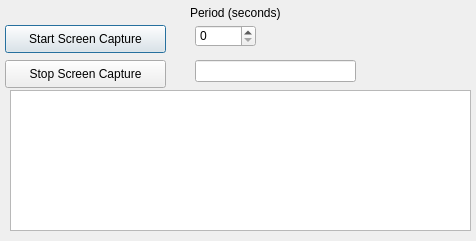
<?xml version="1.0" encoding="UTF-8"?>
<ui version="4.0">
 <class>mainDialog</class>
 <widget class="QDialog" name="mainDialog">
  <property name="geometry">
   <rect>
    <x>0</x>
    <y>0</y>
    <width>476</width>
    <height>241</height>
   </rect>
  </property>
  <property name="windowTitle">
   <string>Dialog</string>
  </property>
  <widget class="QLineEdit" name="lineEditFileNameTag">
   <property name="geometry">
    <rect>
     <x>195</x>
     <y>60</y>
     <width>161</width>
     <height>22</height>
    </rect>
   </property>
  </widget>
  <widget class="QSpinBox" name="spinBoxPeriod">
   <property name="geometry">
    <rect>
     <x>195</x>
     <y>25</y>
     <width>61</width>
     <height>22</height>
    </rect>
   </property>
   <property name="maximum">
    <number>43200</number>
   </property>
  </widget>
  <widget class="QPushButton" name="buttonStartCapture">
   <property name="geometry">
    <rect>
     <x>5</x>
     <y>25</y>
     <width>161</width>
     <height>28</height>
    </rect>
   </property>
   <property name="text">
    <string>Start Screen Capture</string>
   </property>
  </widget>
  <widget class="QTextEdit" name="textEditStatus">
   <property name="geometry">
    <rect>
     <x>10</x>
     <y>90</y>
     <width>461</width>
     <height>141</height>
    </rect>
   </property>
  </widget>
  <widget class="QLabel" name="label">
   <property name="geometry">
    <rect>
     <x>190</x>
     <y>5</y>
     <width>96</width>
     <height>16</height>
    </rect>
   </property>
   <property name="text">
    <string>Period (seconds)</string>
   </property>
  </widget>
  <widget class="QPushButton" name="buttonStopCapture">
   <property name="geometry">
    <rect>
     <x>5</x>
     <y>60</y>
     <width>161</width>
     <height>28</height>
    </rect>
   </property>
   <property name="text">
    <string>Stop Screen Capture</string>
   </property>
  </widget>
 </widget>
 <resources/>
 <connections/>
</ui>
